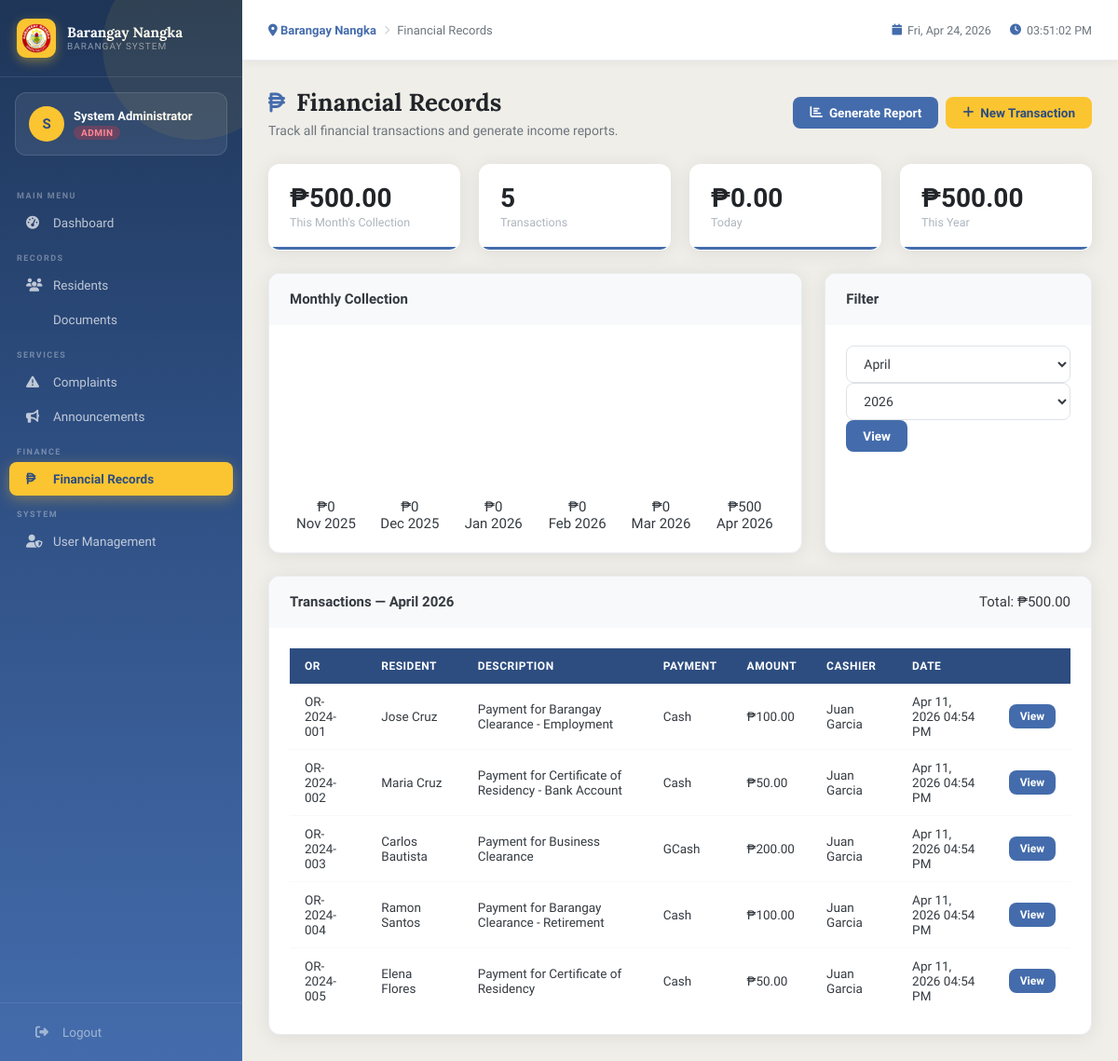
The app's page /modules/finance/index.php (signed in) with its own data.
### tables this page shows
CREATE TABLE transactions (
    id INT AUTO_INCREMENT PRIMARY KEY,
    or_number VARCHAR(50) UNIQUE NOT NULL,
    document_request_id INT,
    resident_id INT NOT NULL,
    amount DECIMAL(10,2) NOT NULL,
    payment_method ENUM('Cash','GCash','Maya','Bank Transfer') DEFAULT 'Cash',
    description TEXT,
    collected_by INT,
    transaction_date TIMESTAMP DEFAULT CURRENT_TIMESTAMP,
    FOREIGN KEY (document_request_id) REFERENCES document_requests(id),
    FOREIGN KEY (resident_id) REFERENCES residents(id),
    FOREIGN KEY (collected_by) REFERENCES users(id)
);

CREATE TABLE users (
    id INT AUTO_INCREMENT PRIMARY KEY,
    username VARCHAR(50) UNIQUE NOT NULL,
    password VARCHAR(255) NOT NULL,
    full_name VARCHAR(100) NOT NULL,
    role ENUM('admin','secretary','treasurer','captain','resident') NOT NULL DEFAULT 'resident',
    email VARCHAR(100),
    phone VARCHAR(20),
    resident_id INT NULL,
    is_active TINYINT(1) DEFAULT 1,
    last_login DATETIME,
    created_at TIMESTAMP DEFAULT CURRENT_TIMESTAMP
);

### modules/finance/index.php (the view, shortened to what this page needs)
<?php
require_once '../../includes/config.php';
$month = (int)($_GET['month'] ?? date('m'));
$year = (int)($_GET['year'] ?? date('Y'));
$transactionsStmt = $pdo->prepare("
    SELECT t.*,
           CONCAT(r.first_name,' ',r.last_name) as resident_name,
           u.full_name as cashier_name
    FROM transactions t
    JOIN residents r ON t.resident_id=r.id
    LEFT JOIN users u ON t.collected_by=u.id
    WHERE MONTH(t.transaction_date)=?
      AND YEAR(t.transaction_date)=?
    ORDER BY t.transaction_date DESC
");
$transactionsStmt->execute([$month, $year]);
$transactions = $transactionsStmt->fetchAll();
$totalMonth = array_sum(array_column($transactions, 'amount'));
$yearStmt = $pdo->prepare("SELECT COALESCE(SUM(amount),0) FROM transactions WHERE YEAR(transaction_date)=?");
$yearStmt->execute([date('Y')]);
$yearTotal = $yearStmt->fetchColumn();
$todayTotal = $pdo->query("SELECT COALESCE(SUM(amount),0) FROM transactions WHERE DATE(transaction_date)=CURDATE()")->fetchColumn();
$chartData = [];
for ($i = 5; $i >= 0; $i--) {
    $m = date('m', strtotime("-$i months"));
    $y = date('Y', strtotime("-$i months"));
    $stmt = $pdo->prepare("SELECT COALESCE(SUM(amount),0) FROM transactions WHERE MONTH(transaction_date)=? AND YEAR(transaction_date)=?");
    $stmt->execute([$m, $y]);
    $chartData[] = [
        'label' => date('M Y', strtotime("-$i months")),
        'amount' => (float)$stmt->fetchColumn()
    ];
}
include '../../includes/header.php';
?>
<div class="page-header flex-between">
    <div>
        <h1><i class="fas fa-peso-sign"></i> Financial Records</h1>
        <p>Track all financial transactions and generate income reports.</p>
    </div>
    <div class="btn-group">
        <a href="report.php" class="btn btn-primary"><i class="fas fa-chart-bar"></i> Generate Report</a>
        <a href="add_transaction.php" class="btn btn-gold"><i class="fas fa-plus"></i> New Transaction</a>
    </div>
</div>
<div class="stats-grid" style="grid-template-columns:repeat(4,1fr);margin-bottom:24px;">
    <div class="stat-card">
        <div class="stat-info">
            <div class="stat-value">₱<?= number_format($totalMonth, 2) ?></div>
            <div class="stat-label">This Month's Collection</div>
        </div>
    </div>
    <div class="stat-card">
        <div class="stat-info">
            <div class="stat-value"><?= count($transactions) ?></div>
            <div class="stat-label">Transactions</div>
        </div>
    </div>
    <div class="stat-card">
        <div class="stat-info">
            <div class="stat-value">₱<?= number_format($todayTotal, 2) ?></div>
            <div class="stat-label">Today</div>
        </div>
    </div>
    <div class="stat-card">
        <div class="stat-info">
            <div class="stat-value">₱<?= number_format($yearTotal, 2) ?></div>
            <div class="stat-label">This Year</div>
        </div>
    </div>
</div>
<div style="display:grid;grid-template-columns:2fr 1fr;gap:24px;margin-bottom:24px;">
    <div class="card">
        <div class="card-header"><h3>Monthly Collection</h3></div>
        <div class="card-body">
            <div style="height:200px;display:flex;align-items:flex-end;gap:12px;">
                <?php
                foreach ($chartData as $cd):
                ?>
                <div style="flex:1;text-align:center;">
                    <div>₱<?= number_format($cd['amount'],0) ?></div>
                    <div><?= $cd['label'] ?></div>
                </div>
                <?php endforeach; ?>
            </div>
        </div>
    </div>
    <div class="card">
        <div class="card-header"><h3>Filter</h3></div>
        <div class="card-body">
            <form method="GET">
                <select name="month">
                    <?php for ($m=1;$m<=12;$m++): ?>
                    <option value="<?= $m ?>" <?= $month==$m?'selected':'' ?>>
                        <?= date('F', mktime(0,0,0,$m,1)) ?>
                    </option>
                    <?php endfor; ?>
                </select>
                <select name="year">
                    <?php for ($y=date('Y');$y>=date('Y')-3;$y--): ?>
                    <option value="<?= $y ?>" <?= $year==$y?'selected':'' ?>>
                        <?= $y ?>
                    </option>
                    <?php endfor; ?>
                </select>
                <button type="submit" class="btn btn-primary">View</button>
            </form>
        </div>
    </div>
</div>
<div class="card">
    <div class="card-header">
        <h3>Transactions — <?= date('F Y', mktime(0,0,0,$month,1,$year)) ?></h3>
        <span>Total: ₱<?= number_format($totalMonth, 2) ?></span>
    </div>
    <div class="card-body">
        <div class="table-wrap">
            <table class="data-table">
                <thead>
                    <tr>
                        <th>OR</th>
                        <th>Resident</th>
                        <th>Description</th>
                        <th>Payment</th>
                        <th>Amount</th>
                        <th>Cashier</th>
                        <th>Date</th>
                        <th></th>
                    </tr>
                </thead>
                <tbody>
                    <?php foreach ($transactions as $t): ?>
                    <tr>
                        <td><?= $t['or_number'] ?></td>
                        <td><?= htmlspecialchars($t['resident_name']) ?></td>
                        <td><?= htmlspecialchars($t['description']) ?></td>
                        <td><?= $t['payment_method'] ?></td>
                        <td>₱<?= number_format($t['amount'],2) ?></td>
                        <td><?= htmlspecialchars($t['cashier_name'] ?? 'N/A') ?></td>
                        <td><?= date('M d, Y h:i A', strtotime($t['transaction_date'])) ?></td>
                        <td>
                            <button onclick="openModal('receiptModal<?= $t['id'] ?>')" class="btn btn-sm btn-primary">
                                View
                            </button>
                        </td>
                    </tr>
                    <?php endforeach; ?>
                </tbody>
            </table>
        </div>
    </div>
</div>
<?php include '../../includes/footer.php'; ?>

### assets/css/main.css (style rules this page uses)
:root { --blue: #446CAC; --blue-dark: #2d4d80; --blue-light: #6b90c9; --blue-faint: #e8eef7; --gold: #FBC531; --gold-dark: #d4a520; --gold-light: #fdd366; --cloud: #F0EEE9; --cloud-dark: #e0ddd5; --white: #ffffff; --gray-100: #f8f9fa; --gray-200: #e9ecef; --gray-300: #dee2e6; --gray-400: #ced4da; --gray-500: #adb5bd; --gray-600: #6c757d; --gray-700: #495057; --gray-800: #343a40; --gray-900: #212529; --success: #28a745; --danger: #dc3545; --warning: #ffc107; --info: #17a2b8; --sidebar-width: 260px; --topbar-height: 65px; --radius: 12px; --radius-sm: 8px; --shadow: 0 2px 20px rgba(0,0,0,0.08); --shadow-md: 0 4px 30px rgba(0,0,0,0.12); --transition: all 0.25s cubic-bezier(0.4,0,0.2,1); }
* { margin: 0; padding: 0; box-sizing: border-box; }
html { font-size: 15px; }
body { font-family: 'Plus Jakarta Sans', sans-serif; background: var(--cloud); color: var(--gray-800); display: flex; min-height: 100vh; overflow-x: hidden; }
.page-header { margin-bottom: 28px; }
.page-header h1 { font-family: 'Lora', serif; font-size: 26px; font-weight: 700; color: var(--gray-900); display: flex; align-items: center; gap: 12px; }
.page-header h1 i { color: var(--blue); font-size: 24px; }
.page-header p { margin-top: 6px; color: var(--gray-600); font-size: 14px; }
.stats-grid { display: grid; grid-template-columns: repeat(auto-fit, minmax(220px, 1fr)); gap: 20px; margin-bottom: 28px; }
.stat-card { background: white; border-radius: var(--radius); padding: 22px; box-shadow: var(--shadow); display: flex; align-items: center; gap: 18px; transition: var(--transition); border: 1px solid transparent; position: relative; overflow: hidden; }
.stat-card::after { content: ''; position: absolute; bottom: 0; left: 0; right: 0; height: 3px; background: var(--card-color, var(--blue)); }
.stat-info .stat-value { font-size: 28px; font-weight: 800; color: var(--gray-900); line-height: 1; }
.stat-info .stat-label { font-size: 12.5px; color: var(--gray-500); margin-top: 4px; font-weight: 500; }
.card { background: white; border-radius: var(--radius); box-shadow: var(--shadow); overflow: hidden; border: 1px solid var(--gray-200); }
.card-header { padding: 18px 22px; border-bottom: 1px solid var(--gray-100); display: flex; align-items: center; justify-content: space-between; background: var(--gray-100); }
.card-header h3 { font-size: 15px; font-weight: 700; color: var(--gray-800); display: flex; align-items: center; gap: 8px; }
.card-body { padding: 22px; }
.table-wrap { overflow-x: auto; }
table.data-table { width: 100%; border-collapse: collapse; font-size: 13.5px; }
table.data-table th { background: var(--blue-dark); color: white; padding: 12px 16px; text-align: left; font-weight: 600; font-size: 12px; text-transform: uppercase; letter-spacing: 0.5px; white-space: nowrap; }
table.data-table td { padding: 11px 16px; border-bottom: 1px solid var(--gray-100); vertical-align: middle; }
table.data-table tr:last-child td { border-bottom: none; }
.btn { display: inline-flex; align-items: center; gap: 7px; padding: 9px 18px; border-radius: var(--radius-sm); font-family: inherit; font-size: 13.5px; font-weight: 600; cursor: pointer; border: none; transition: var(--transition); text-decoration: none; white-space: nowrap; }
.btn-primary { background: var(--blue); color: white; }
.btn-gold { background: var(--gold); color: var(--blue-dark); }
.btn-sm { padding: 6px 12px; font-size: 12px; }
.btn-group { display: flex; gap: 8px; flex-wrap: wrap; }
input, select, textarea { padding: 10px 14px; border: 1.5px solid var(--gray-300); border-radius: var(--radius-sm); font-family: inherit; font-size: 14px; color: var(--gray-800); background: white; transition: var(--transition); width: 100%; }
.flex-between { display: flex; align-items: center; justify-content: space-between; }

### records on screen
transactions: or_number "OR-2024-001", resident_name "Jose Cruz", description "Payment for Barangay Clearance - Employment", payment_method "Cash", amount "100.00", collected_by.full_name "Juan Garcia", transaction_date "Apr 11, 2026 04:54 PM"
transactions: or_number "OR-2024-002", resident_name "Maria Cruz", description "Payment for Certificate of Residency - Bank Account", payment_method "Cash", amount "50.00", collected_by.full_name "Juan Garcia", transaction_date "Apr 11, 2026 04:54 PM"
transactions: or_number "OR-2024-003", resident_name "Carlos Bautista", description "Payment for Business Clearance", payment_method "GCash", amount "200.00", collected_by.full_name "Juan Garcia", transaction_date "Apr 11, 2026 04:54 PM"
transactions: or_number "OR-2024-004", resident_name "Ramon Santos", description "Payment for Barangay Clearance - Retirement", payment_method "Cash", amount "100.00", collected_by.full_name "Juan Garcia", transaction_date "Apr 11, 2026 04:54 PM"
transactions: or_number "OR-2024-005", resident_name "Elena Flores", description "Payment for Certificate of Residency", payment_method "Cash", amount "50.00", collected_by.full_name "Juan Garcia", transaction_date "Apr 11, 2026 04:54 PM"

### other values on screen
substr($_SESSION['full_name'] ?? 'A', 0, 1) "S"
$_SESSION['full_name'] "System Administrator"
$_SESSION['role'] "ADMIN"
$page_title "Financial Records"
$totalMonth "500.00"
count($transactions) "5"
$todayTotal "0.00"
$yearTotal "500.00"
$cd['amount'] "0"
$cd['label'] "Nov 2025"
$cd['label'] "Dec 2025"
$cd['label'] "Jan 2026"
$cd['label'] "Feb 2026"
$cd['label'] "Mar 2026"
$cd['amount'] "500"
